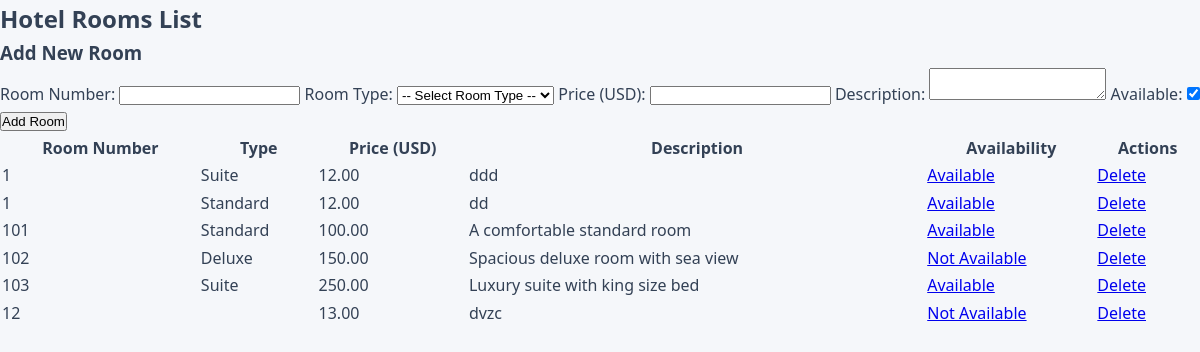
The page /admin/admin_pages/rooms.php on the database its author committed.
### tables this page shows
CREATE TABLE `rooms` (
  `id` int(11) NOT NULL,
  `room_number` varchar(20) NOT NULL,
  `room_type` enum('standard','deluxe','suite') NOT NULL,
  `price` decimal(10,2) NOT NULL,
  `description` text DEFAULT NULL,
  `is_available` tinyint(1) NOT NULL DEFAULT 1
);

### admin/admin_pages/rooms.php (the view, shortened to what this page needs)
<?php
$host = 'localhost';
$dbname = 'makorokocho_hotel';
$dbuser = 'root';
$dbpass = '';
$conn = new mysqli($host, $dbuser, $dbpass, $dbname);
$stmt = $conn->prepare("SELECT * FROM rooms ORDER BY room_number ASC");
$stmt->execute();
$rooms = $stmt->get_result()->fetch_all(MYSQLI_ASSOC);
?>
<!DOCTYPE html>
<html lang="en">
<head>
<link rel="stylesheet" href="css/rooms.css" />
</head>
<body>
<h2>Hotel Rooms List</h2>
<section class="add-room-form">
  <h3>Add New Room</h3>
  <form method="POST" action="">
    <label>
      Room Number:
      <input type="text" name="room_number" required />
    </label>
    <label>
      Room Type:
      <select name="room_type" required>
        <option value="">-- Select Room Type --</option>
      </select>
    </label>
    <label>
      Price (USD):
      <input type="number" step="0.01" name="price" required />
    </label>
    <label>
      Description:
      <textarea name="description" rows="2"></textarea>
    </label>
    <label>
      Available:
      <input type="checkbox" name="is_available" checked />
    </label>
    <button type="submit" name="add_room">Add Room</button>
  </form>
</section>
<?php if (!empty($rooms)) : ?>
<table>
    <thead>
        <tr>
            <th>Room Number</th>
            <th>Type</th>
            <th>Price (USD)</th>
            <th>Description</th>
            <th>Availability</th>
            <th>Actions</th>
        </tr>
    </thead>
    <tbody>
        <?php foreach ($rooms as $room) : ?>
        <tr>
            <td data-label="Room Number"><?= htmlspecialchars($room['room_number']) ?> </td>
            <td data-label="Type"><?= htmlspecialchars(ucfirst($room['room_type'])) ?> </td>
            <td data-label="Price (USD)"><?= number_format($room['price'], 2) ?> </td>
            <td data-label="Description"><?= htmlspecialchars($room['description']) ?> </td>
            <td data-label="Availability" class="<?= $room['is_available'] ? 'available' : 'not-available' ?>">
                <a href="?toggle_id=<?= $room['id'] ?>" class="toggle-availability" title="Click to toggle availability">
                    <?= $room['is_available'] ? 'Available' : 'Not Available' ?>
                </a>
            </td>
            <td data-label="Actions">
                <a href="?delete_id=<?= $room['id'] ?>" onclick="return confirm('Are you sure you want to delete this room?');" class="delete-btn">Delete</a>
            </td>
        </tr>
        <?php endforeach; ?>
    </tbody>
</table>
<?php else: ?>
<p>No rooms found in the system.</p>
<?php endif; ?>
</body>
</html>

### css/rooms.css (style rules this page uses)
* { margin: 0; padding: 0; box-sizing: border-box; }
body { font-family: 'Poppins', 'Segoe UI', Tahoma, Geneva, Verdana, sans-serif; background: #f5f7fa; color: #334155; line-height: 1.6; min-height: 100vh; display: flex; flex-direction: column; }

### rows shown on the page
rooms: room_number "1", room_type "Suite", price "12.00", description "ddd", is_available "Available"
rooms: room_number "1", room_type "Standard", price "12.00", description "dd", is_available "Available"
rooms: room_number "101", room_type "Standard", price "100.00", description "A comfortable standard room", is_available "Available"
rooms: room_number "102", room_type "Deluxe", price "150.00", description "Spacious deluxe room with sea view", is_available "Not Available"
rooms: room_number "103", room_type "Suite", price "250.00", description "Luxury suite with king size bed", is_available "Available"
rooms: room_number "12", price "13.00", description "dvzc", is_available "Not Available"
